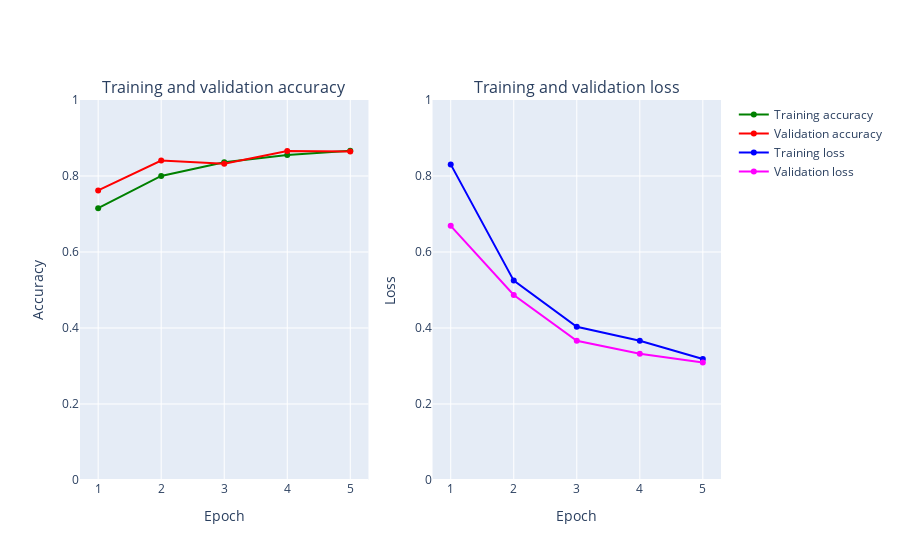

The cell this chart's notebook holds for it:
### Code cell
#Code for creating plot only nothing related to training

def create_trace(x,y,ylabel,color):
        trace = go.Scatter(
            x = x,y = y,
            name=ylabel,
            marker=dict(color=color),
            mode = "markers+lines",
            text=x
        )
        return trace
    
def plot_accuracy_and_loss(train_model):
    hist = train_model.history
    acc = hist['accuracy']
    val_acc = hist['val_accuracy']
    loss = hist['loss']
    val_loss = hist['val_loss']
    epochs = list(range(1,len(acc)+1))
    #define the traces
    trace_ta = create_trace(epochs,acc,"Training accuracy", "Green")
    trace_va = create_trace(epochs,val_acc,"Validation accuracy", "Red")
    trace_tl = create_trace(epochs,loss,"Training loss", "Blue")
    trace_vl = create_trace(epochs,val_loss,"Validation loss", "Magenta")
    fig = tools.make_subplots(rows=1,cols=2, subplot_titles=('Training and validation accuracy',
                                                             'Training and validation loss'))
    #add traces to the figure
    fig.append_trace(trace_ta,1,1)
    fig.append_trace(trace_va,1,1)
    fig.append_trace(trace_tl,1,2)
    fig.append_trace(trace_vl,1,2)
    #set the layout for the figure
    fig['layout']['xaxis'].update(title = 'Epoch')
    fig['layout']['xaxis2'].update(title = 'Epoch')
    fig['layout']['yaxis'].update(title = 'Accuracy', range=[0,1])
    fig['layout']['yaxis2'].update(title = 'Loss', range=[0,1])
    #plot
    iplot(fig, filename='accuracy-loss')

plot_accuracy_and_loss(train_model1)

### Figure 1 — Plotly figure (JSON) as saved in the notebook; plotly's stock layout.template omitted (floating-point values rounded to 4 significant figures)
{"data": [{"marker": {"color": "Green"}, "mode": "markers+lines", "name": "Training accuracy", "text": ["1", "2", "3", "4", "5"], "type": "scatter", "x": [1, 2, 3, 4, 5], "xaxis": "x", "y": [0.7153, 0.8002, 0.8362, 0.8555, 0.8664], "yaxis": "y"}, {"marker": {"color": "Red"}, "mode": "markers+lines", "name": "Validation accuracy", "text": ["1", "2", "3", "4", "5"], "type": "scatter", "x": [1, 2, 3, 4, 5], "xaxis": "x", "y": [0.7621, 0.8406, 0.8321, 0.8659, 0.8647], "yaxis": "y"}, {"marker": {"color": "Blue"}, "mode": "markers+lines", "name": "Training loss", "text": ["1", "2", "3", "4", "5"], "type": "scatter", "x": [1, 2, 3, 4, 5], "xaxis": "x2", "y": [0.8306, 0.5247, 0.4033, 0.3664, 0.3182], "yaxis": "y2"}, {"marker": {"color": "Magenta"}, "mode": "markers+lines", "name": "Validation loss", "text": ["1", "2", "3", "4", "5"], "type": "scatter", "x": [1, 2, 3, 4, 5], "xaxis": "x2", "y": [0.6689, 0.4869, 0.3664, 0.3322, 0.3095], "yaxis": "y2"}], "layout": {"annotations": [{"font": {"size": 16}, "showarrow": false, "text": "Training and validation accuracy", "x": 0.225, "xanchor": "center", "xref": "paper", "y": 1, "yanchor": "bottom", "yref": "paper"}, {"font": {"size": 16}, "showarrow": false, "text": "Training and validation loss", "x": 0.775, "xanchor": "center", "xref": "paper", "y": 1, "yanchor": "bottom", "yref": "paper"}], "xaxis": {"anchor": "y", "domain": [0, 0.45], "title": {"text": "Epoch"}}, "xaxis2": {"anchor": "y2", "domain": [0.55, 1], "title": {"text": "Epoch"}}, "yaxis": {"anchor": "x", "domain": [0, 1], "range": [0, 1], "title": {"text": "Accuracy"}}, "yaxis2": {"anchor": "x2", "domain": [0, 1], "range": [0, 1], "title": {"text": "Loss"}}}}
